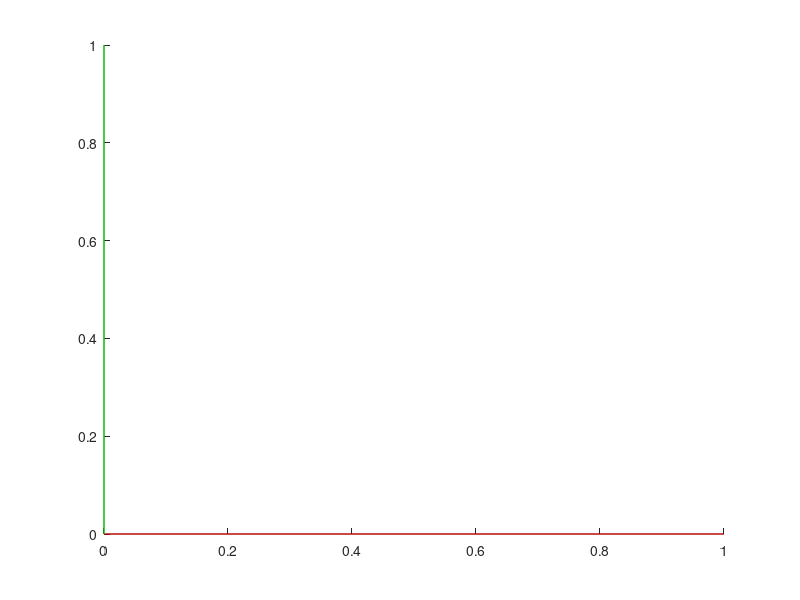

MATLAB code to generate this figure:
function h = triad(varargin)
% TRIAD adds a reference frame to an axes using red/green/blue to represent
% the x, y, and z-directions respectively.
%   TRIAD This function adds a reference frame a specified parent or the 
%   current axes using red/green/blue to represent the x, y, and 
%   z-directions respectively. An hgtransform object is returned that is 
%   the parent of three line objects representing the specified axes. A 
%   number of parameters can be varied allowing the user to adjust the 
%   reference frame representation as needed including:
%       'linestyle' - [ {-} | -- | : | -. | none ]
%       'linewidth' - Used to define thickness lines representing axes 
%                     Default value is 0.50
%                     Value must be finite and greater than zero
%       'matrix'    - 4x4 homogenious transform
%       'parent'    - Axes or other hgtransform handle
%       'scale'     - Used to define the length of each axes line
%                     Default value is 1.00
%                     Value(s) must be finite and greater than zero
%                     A scalar value scales the x, y, and z-axis equally
%                     A 3-element array (e.g. [1,2,3]) scales each of the
%                       axes seperately.
%       'tag'       - String describing object
%       'visible'   - [ {on} | off ]
%                     This property hides the visualization, not the
%                       hgtransform object.
%       'axislabels' - 3-element cell array containing string labels for the
%                     x, y, and z-axes respectively.
%
%   Example
%       axs = axes;
%       view(3);
%       daspect([1 1 1]);
%       h = triad('Parent',axs,'Scale',10,'LineWidth',3,...
%           'Tag','Triad Example','Matrix',...
%           makehgtform('xrotate',pi/4,'zrotate',pi/3,'translate',[1,2,3]));
%       H = get(h,'Matrix');
%       for theta = 0:360
%           set(h,'Matrix',H*makehgtform(...
%               'xrotate',deg2rad(theta),'zrotate',deg2rad(theta)));
%           drawnow
%       end
%
%   See also hgtransform showTriad hideTriad
%
%   (c) M. Kutzer 20Oct2014, USNA

%Updates
%   19Dec2014 - Updated parent definition and extended documentation
%   23Dec2014 - Updated to include "visible" property
%   13May2015 - Updated to check for valid parent property
%   16July2015 - Updated to include axis labels

% TODO - create a triad class

%% Find or default parent
idx = find( strcmpi('parent',varargin) );
if ~isempty(idx)
    if numel(idx) > 1
        idx = idx(end);
        warning(sprintf('Multiple Parents are specified, using %d.',idx));
    end
    mom = varargin{idx+1};
    axs = ancestor(mom,'axes','toplevel');
    if isempty(axs)
        error('Specified "parent" must be a valid handle.');
    end
    %hold(axs,'on');
    set(axs,'NextPlot','add');
else
    mom = gca;
    %hold(mom,'on');
    set(mom,'NextPlot','add');
end

%% Create triad
h = hgtransform('Parent',mom);
kids(1) = plot3([0,1],[0,0],[0,0],'Color',[1,0,0],'Tag','X-Axis','Parent',h);
kids(2) = plot3([0,0],[0,1],[0,0],'Color',[0,1,0],'Tag','Y-Axis','Parent',h);
kids(3) = plot3([0,0],[0,0],[0,1],'Color',[0,0,1],'Tag','Z-Axis','Parent',h);

%% Update properties
axislabels = [];
for i = 1:2:numel(varargin)
    switch lower(varargin{i})
        case 'linestyle'
            set(kids,varargin{i},varargin{i+1});
        case 'linewidth'
            set(kids,varargin{i},varargin{i+1});
        case 'matrix'
            set(h,varargin{i},varargin{i+1});
        case 'parent'
            %do nothing, property handled earlier
            %set(h,varargin{i},varargin{i+1});
            %daspect([1 1 1]);
        case 'scale'
            s = varargin{i+1};
            if numel(s) == 1
                s = repmat(s,1,3);
            end
            if numel(s) ~= 3
                error('The scaling factor must be a singular value or a 3-element array.');
            end
            for j = 1:numel(kids)
                xdata = get(kids(j),'XData');
                ydata = get(kids(j),'YData');
                zdata = get(kids(j),'ZData');
                set(kids(j),'XData',xdata*s(1),'YData',ydata*s(2),'ZData',zdata*s(3));
            end
        case 'tag'
            set(h,varargin{i},varargin{i+1});
        case 'visible'
            set(kids,'Visible','off');
        case 'axislabels'
            axislabels = varargin{i+1};
        otherwise
            % TODO - add check for properties in line or hgtransform, and
            % update property accordingly.
            warning(sprintf('Ignoring "%s," unexpected property.',varargin{i}));
    end
end

%% Apply axis labels
if ~isempty(axislabels)
    if numel(axislabels) ~= numel(kids)
        error('An axis label must be specified for each axis.')
    end
    if ~iscell(axislabels)
        error('Axis labels must be specified as a 1x3 cell array.');
    end
end

if ~isempty(axislabels)
    axislabel_tags = {'X-Label','Y-Label','Z-Label'};
    for i = 1:numel(axislabels)
        % Convert label to string argument
        if ~ischar(axislabels{i})
            axislabels{i} = num2str(axislabels{i});
        end
        % Apply label
        xdata = get(kids(i),'XData');
        ydata = get(kids(i),'YData');
        zdata = get(kids(i),'ZData');
        txt(i) = text(xdata(end),ydata(end),zdata(end),axislabels{i});
        set(txt(i),'Parent',h,...
            'HorizontalAlignment','Left',...
            'VerticalAlignment','Bottom',...
            'Color',[0 0 0],...
            'FontName','Helvetica',...
            'FontSize',10,...
            'Tag',axislabel_tags{i});
    end
end

        